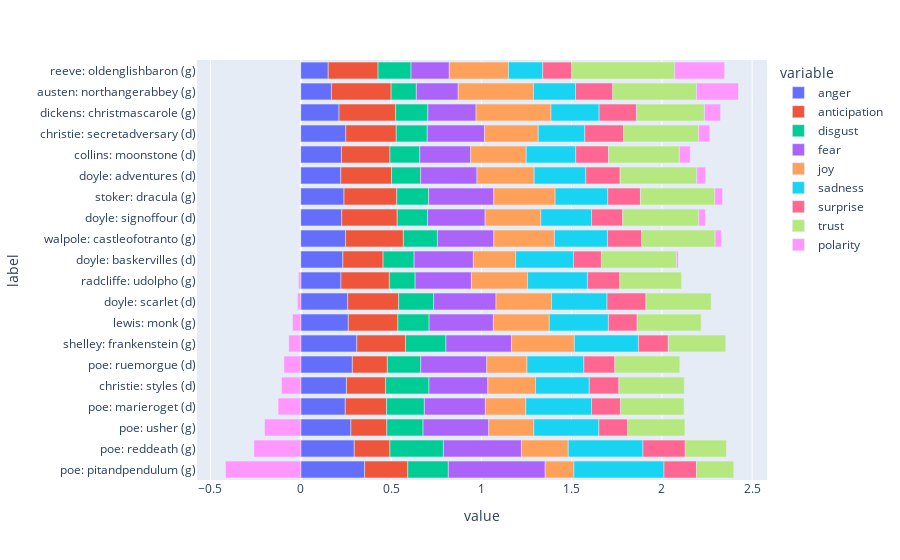

Notebook cell for this chart:
### Code cell
px.bar(BOOKS.reset_index().sort_values('polarity'), emo_cols, 'label', orientation='h', height=1000)

### Figure 1 — Plotly figure (JSON) as saved in the notebook; plotly's stock layout.template omitted (floating-point values rounded to 4 significant figures)
{"data": [{"alignmentgroup": "True", "hovertemplate": "variable=anger<br>value=%{x}<br>label=%{y}<extra></extra>", "legendgroup": "anger", "marker": {"color": "#636efa", "pattern": {"shape": ""}}, "name": "anger", "offsetgroup": "anger", "orientation": "h", "showlegend": true, "textposition": "auto", "type": "bar", "x": [0.3536, 0.2963, 0.2777, 0.2465, 0.2529, 0.2857, 0.3105, 0.2634, 0.2601, 0.2226, 0.2331, 0.248, 0.227, 0.2396, 0.2217, 0.2253, 0.2494, 0.212, 0.1698, 0.1521], "xaxis": "x", "y": ["poe: pitandpendulum (g)", "poe: reddeath (g)", "poe: usher (g)", "poe: marieroget (d)", "christie: styles (d)", "poe: ruemorgue (d)", "shelley: frankenstein (g)", "lewis: monk (g)", "doyle: scarlet (d)", "radcliffe: udolpho (g)", "doyle: baskervilles (d)", "walpole: castleofotranto (g)", "doyle: signoffour (d)", "stoker: dracula (g)", "doyle: adventures (d)", "collins: moonstone (d)", "christie: secretadversary (d)", "dickens: christmascarole (g)", "austen: northangerabbey (g)", "reeve: oldenglishbaron (g)"], "yaxis": "y"}, {"alignmentgroup": "True", "hovertemplate": "variable=anticipation<br>value=%{x}<br>label=%{y}<extra></extra>", "legendgroup": "anticipation", "marker": {"color": "#EF553B", "pattern": {"shape": ""}}, "name": "anticipation", "offsetgroup": "anticipation", "orientation": "h", "showlegend": true, "textposition": "auto", "type": "bar", "x": [0.2389, 0.1975, 0.1989, 0.2287, 0.2171, 0.1937, 0.2697, 0.2744, 0.2819, 0.2682, 0.2229, 0.3202, 0.3072, 0.2921, 0.281, 0.2688, 0.2794, 0.3129, 0.3305, 0.276], "xaxis": "x", "y": ["poe: pitandpendulum (g)", "poe: reddeath (g)", "poe: usher (g)", "poe: marieroget (d)", "christie: styles (d)", "poe: ruemorgue (d)", "shelley: frankenstein (g)", "lewis: monk (g)", "doyle: scarlet (d)", "radcliffe: udolpho (g)", "doyle: baskervilles (d)", "walpole: castleofotranto (g)", "doyle: signoffour (d)", "stoker: dracula (g)", "doyle: adventures (d)", "collins: moonstone (d)", "christie: secretadversary (d)", "dickens: christmascarole (g)", "austen: northangerabbey (g)", "reeve: oldenglishbaron (g)"], "yaxis": "y"}, {"alignmentgroup": "True", "hovertemplate": "variable=disgust<br>value=%{x}<br>label=%{y}<extra></extra>", "legendgroup": "disgust", "marker": {"color": "#00cc96", "pattern": {"shape": ""}}, "name": "disgust", "offsetgroup": "disgust", "orientation": "h", "showlegend": true, "textposition": "auto", "type": "bar", "x": [0.2248, 0.2963, 0.2008, 0.2093, 0.24, 0.1852, 0.2237, 0.1729, 0.1937, 0.1427, 0.172, 0.1887, 0.1677, 0.1763, 0.1612, 0.1654, 0.1716, 0.1786, 0.1399, 0.1827], "xaxis": "x", "y": ["poe: pitandpendulum (g)", "poe: reddeath (g)", "poe: usher (g)", "poe: marieroget (d)", "christie: styles (d)", "poe: ruemorgue (d)", "shelley: frankenstein (g)", "lewis: monk (g)", "doyle: scarlet (d)", "radcliffe: udolpho (g)", "doyle: baskervilles (d)", "walpole: castleofotranto (g)", "doyle: signoffour (d)", "stoker: dracula (g)", "doyle: adventures (d)", "collins: moonstone (d)", "christie: secretadversary (d)", "dickens: christmascarole (g)", "austen: northangerabbey (g)", "reeve: oldenglishbaron (g)"], "yaxis": "y"}, {"alignmentgroup": "True", "hovertemplate": "variable=fear<br>value=%{x}<br>label=%{y}<extra></extra>", "legendgroup": "fear", "marker": {"color": "#ab63fa", "pattern": {"shape": ""}}, "name": "fear", "offsetgroup": "fear", "orientation": "h", "showlegend": true, "textposition": "auto", "type": "bar", "x": [0.5363, 0.4321, 0.364, 0.338, 0.3261, 0.3656, 0.3635, 0.356, 0.3456, 0.3117, 0.3279, 0.3124, 0.3191, 0.3611, 0.3119, 0.2814, 0.3177, 0.2673, 0.2318, 0.2117], "xaxis": "x", "y": ["poe: pitandpendulum (g)", "poe: reddeath (g)", "poe: usher (g)", "poe: marieroget (d)", "christie: styles (d)", "poe: ruemorgue (d)", "shelley: frankenstein (g)", "lewis: monk (g)", "doyle: scarlet (d)", "radcliffe: udolpho (g)", "doyle: baskervilles (d)", "walpole: castleofotranto (g)", "doyle: signoffour (d)", "stoker: dracula (g)", "doyle: adventures (d)", "collins: moonstone (d)", "christie: secretadversary (d)", "dickens: christmascarole (g)", "austen: northangerabbey (g)", "reeve: oldenglishbaron (g)"], "yaxis": "y"}, {"alignmentgroup": "True", "hovertemplate": "variable=joy<br>value=%{x}<br>label=%{y}<extra></extra>", "legendgroup": "joy", "marker": {"color": "#FFA15A", "pattern": {"shape": ""}}, "name": "joy", "offsetgroup": "joy", "orientation": "h", "showlegend": true, "textposition": "auto", "type": "bar", "x": [0.1593, 0.2593, 0.2495, 0.224, 0.2641, 0.2228, 0.3478, 0.3095, 0.3076, 0.3109, 0.2344, 0.3355, 0.3088, 0.3396, 0.3169, 0.308, 0.2972, 0.4149, 0.4166, 0.3277], "xaxis": "x", "y": ["poe: pitandpendulum (g)", "poe: reddeath (g)", "poe: usher (g)", "poe: marieroget (d)", "christie: styles (d)", "poe: ruemorgue (d)", "shelley: frankenstein (g)", "lewis: monk (g)", "doyle: scarlet (d)", "radcliffe: udolpho (g)", "doyle: baskervilles (d)", "walpole: castleofotranto (g)", "doyle: signoffour (d)", "stoker: dracula (g)", "doyle: adventures (d)", "collins: moonstone (d)", "christie: secretadversary (d)", "dickens: christmascarole (g)", "austen: northangerabbey (g)", "reeve: oldenglishbaron (g)"], "yaxis": "y"}, {"alignmentgroup": "True", "hovertemplate": "variable=sadness<br>value=%{x}<br>label=%{y}<extra></extra>", "legendgroup": "sadness", "marker": {"color": "#19d3f3", "pattern": {"shape": ""}}, "name": "sadness", "offsetgroup": "sadness", "orientation": "h", "showlegend": true, "textposition": "auto", "type": "bar", "x": [0.4988, 0.4136, 0.3602, 0.3636, 0.2975, 0.3148, 0.3549, 0.3277, 0.3072, 0.3317, 0.3201, 0.2937, 0.2807, 0.2913, 0.2856, 0.274, 0.2579, 0.2667, 0.233, 0.1897], "xaxis": "x", "y": ["poe: pitandpendulum (g)", "poe: reddeath (g)", "poe: usher (g)", "poe: marieroget (d)", "christie: styles (d)", "poe: ruemorgue (d)", "shelley: frankenstein (g)", "lewis: monk (g)", "doyle: scarlet (d)", "radcliffe: udolpho (g)", "doyle: baskervilles (d)", "walpole: castleofotranto (g)", "doyle: signoffour (d)", "stoker: dracula (g)", "doyle: adventures (d)", "collins: moonstone (d)", "christie: secretadversary (d)", "dickens: christmascarole (g)", "austen: northangerabbey (g)", "reeve: oldenglishbaron (g)"], "yaxis": "y"}, {"alignmentgroup": "True", "hovertemplate": "variable=surprise<br>value=%{x}<br>label=%{y}<extra></extra>", "legendgroup": "surprise", "marker": {"color": "#FF6692", "pattern": {"shape": ""}}, "name": "surprise", "offsetgroup": "surprise", "orientation": "h", "showlegend": true, "textposition": "auto", "type": "bar", "x": [0.1803, 0.2346, 0.1595, 0.1612, 0.1644, 0.1719, 0.1656, 0.1594, 0.2156, 0.1795, 0.1548, 0.1896, 0.1728, 0.1813, 0.1902, 0.1822, 0.2142, 0.2072, 0.2067, 0.1606], "xaxis": "x", "y": ["poe: pitandpendulum (g)", "poe: reddeath (g)", "poe: usher (g)", "poe: marieroget (d)", "christie: styles (d)", "poe: ruemorgue (d)", "shelley: frankenstein (g)", "lewis: monk (g)", "doyle: scarlet (d)", "radcliffe: udolpho (g)", "doyle: baskervilles (d)", "walpole: castleofotranto (g)", "doyle: signoffour (d)", "stoker: dracula (g)", "doyle: adventures (d)", "collins: moonstone (d)", "christie: secretadversary (d)", "dickens: christmascarole (g)", "austen: northangerabbey (g)", "reeve: oldenglishbaron (g)"], "yaxis": "y"}, {"alignmentgroup": "True", "hovertemplate": "variable=trust<br>value=%{x}<br>label=%{y}<extra></extra>", "legendgroup": "trust", "marker": {"color": "#B6E880", "pattern": {"shape": ""}}, "name": "trust", "offsetgroup": "trust", "orientation": "h", "showlegend": true, "textposition": "auto", "type": "bar", "x": [0.2061, 0.2284, 0.3171, 0.3519, 0.3622, 0.3596, 0.3183, 0.3544, 0.3613, 0.3418, 0.4158, 0.4067, 0.4211, 0.4119, 0.4248, 0.3918, 0.4163, 0.3761, 0.4632, 0.5707], "xaxis": "x", "y": ["poe: pitandpendulum (g)", "poe: reddeath (g)", "poe: usher (g)", "poe: marieroget (d)", "christie: styles (d)", "poe: ruemorgue (d)", "shelley: frankenstein (g)", "lewis: monk (g)", "doyle: scarlet (d)", "radcliffe: udolpho (g)", "doyle: baskervilles (d)", "walpole: castleofotranto (g)", "doyle: signoffour (d)", "stoker: dracula (g)", "doyle: adventures (d)", "collins: moonstone (d)", "christie: secretadversary (d)", "dickens: christmascarole (g)", "austen: northangerabbey (g)", "reeve: oldenglishbaron (g)"], "yaxis": "y"}, {"alignmentgroup": "True", "hovertemplate": "variable=polarity<br>value=%{x}<br>label=%{y}<extra></extra>", "legendgroup": "polarity", "marker": {"color": "#FF97FF", "pattern": {"shape": ""}}, "name": "polarity", "offsetgroup": "polarity", "orientation": "h", "showlegend": true, "textposition": "auto", "type": "bar", "x": [-0.4169, -0.2593, -0.2008, -0.1256, -0.1066, -0.09322, -0.06632, -0.04551, -0.01764, -0.01233, 0.009644, 0.03468, 0.03638, 0.04266, 0.04829, 0.06066, 0.0617, 0.08931, 0.2328, 0.2764], "xaxis": "x", "y": ["poe: pitandpendulum (g)", "poe: reddeath (g)", "poe: usher (g)", "poe: marieroget (d)", "christie: styles (d)", "poe: ruemorgue (d)", "shelley: frankenstein (g)", "lewis: monk (g)", "doyle: scarlet (d)", "radcliffe: udolpho (g)", "doyle: baskervilles (d)", "walpole: castleofotranto (g)", "doyle: signoffour (d)", "stoker: dracula (g)", "doyle: adventures (d)", "collins: moonstone (d)", "christie: secretadversary (d)", "dickens: christmascarole (g)", "austen: northangerabbey (g)", "reeve: oldenglishbaron (g)"], "yaxis": "y"}], "layout": {"autosize": true, "barmode": "relative", "legend": {"title": {"text": "variable"}, "tracegroupgap": 0}, "margin": {"t": 60}, "xaxis": {"anchor": "y", "autorange": true, "domain": [0, 1], "range": [-0.5747, 2.582], "title": {"text": "value"}, "type": "linear"}, "yaxis": {"anchor": "x", "autorange": true, "domain": [0, 1], "range": [-0.5, 19.5], "title": {"text": "label"}, "type": "category"}}}
